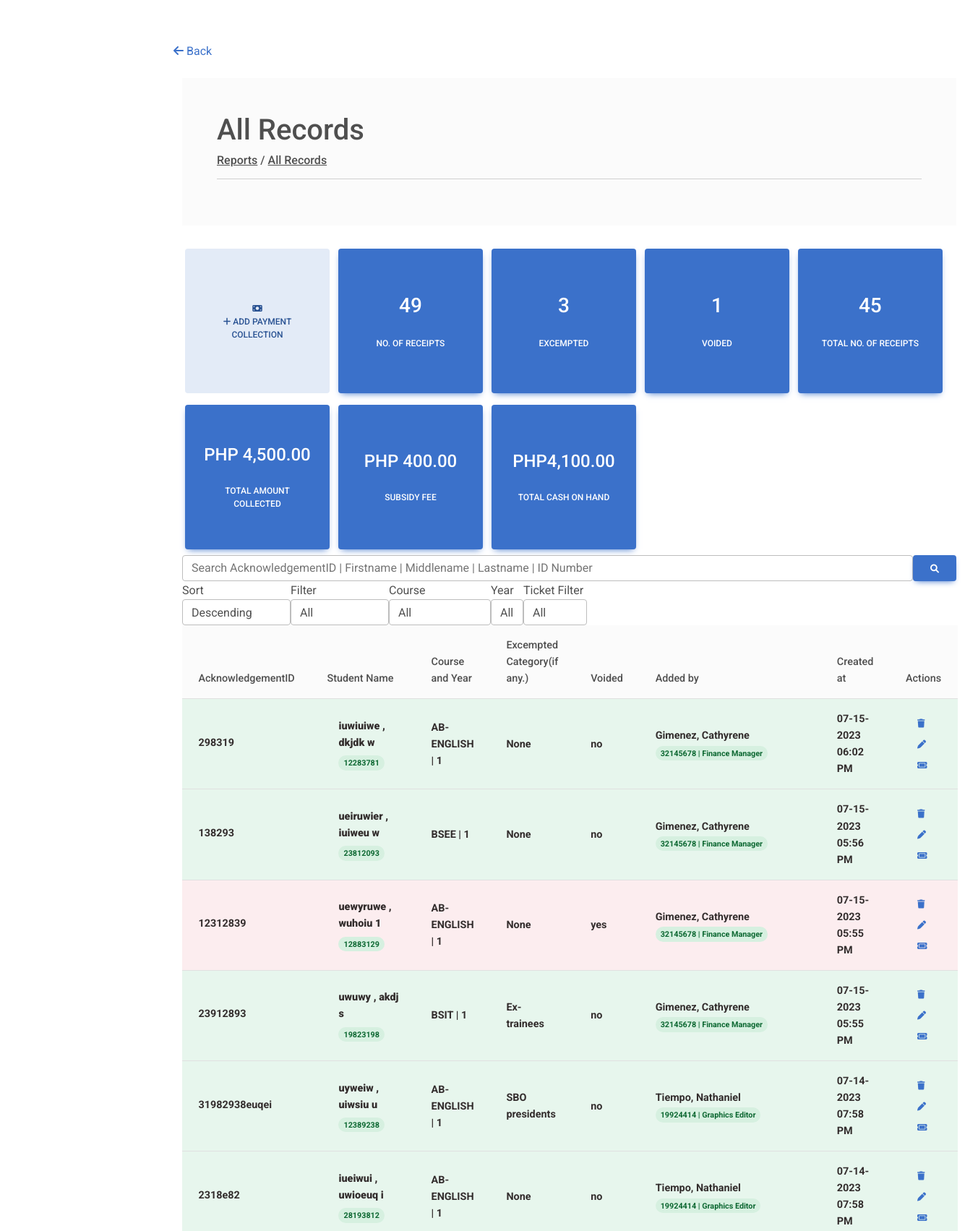
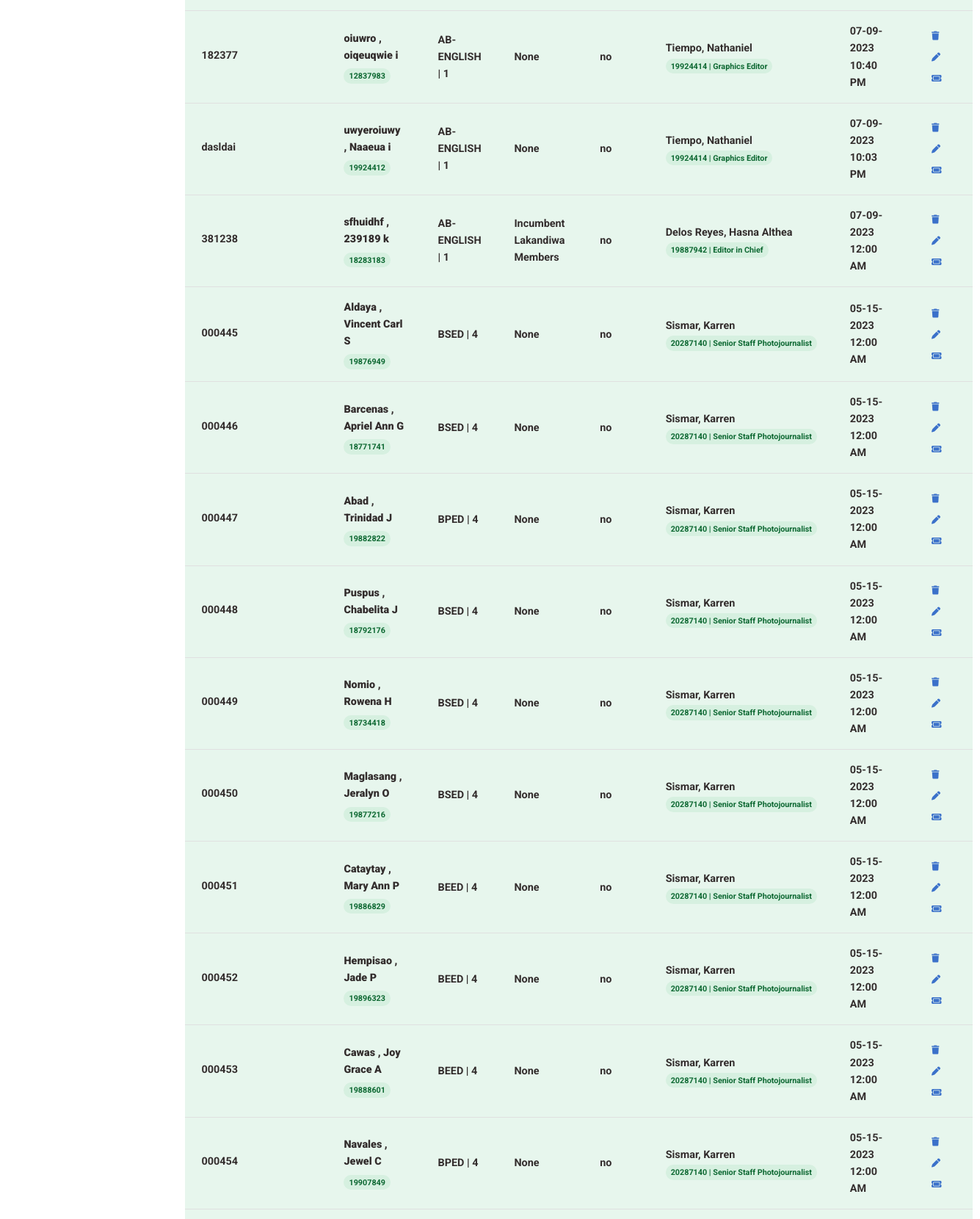
/allreports (signed in, upper part), run on the app's committed database (2 pictures, top to bottom).
### models.py (models this page shows, shortened)
class Collection(db.Model):
    acknowledgementID = db.Column(db.String(255), primary_key = True, unique = True)
    id_number = db.Column(db.String(8), nullable = True)
    student_firstname = db.Column(db.String(255), nullable = True)
    student_middlename = db.Column(db.String(255), nullable = True)
    student_lastname = db.Column(db.String(255), nullable = True)
    course = db.Column(db.String(55), nullable = False)
    year = db.Column(db.Integer, nullable = True)
    excempted_category = db.Column(db.String(55), nullable=True)
    member_id = db.Column(db.String(8), db.ForeignKey('user.id'), nullable=False)
    collection_value = db.Column(db.Numeric(precision=10, scale=2), db.ForeignKey('collection_value.collection_value'), nullable = True)
    voided = db.Column(db.String(12), nullable=False)
    created_at = db.Column(db.DateTime, nullable = False)

class User(db.Model):
    id = db.Column(db.String(8), primary_key = True)
    firstname = db.Column(db.String(100), nullable=False)
    lastname = db.Column(db.String(100), nullable=False)
    password = db.Column(db.String(255), nullable=False)
    position = db.Column(db.String(255), nullable=False)
    status = db.Column(db.String(30), nullable=False)
    collection = db.relationship('Collection', backref='user', lazy=True)
    subsidies_as_member = db.relationship('Subsidy', foreign_keys='Subsidy.member_id', backref='member' ,lazy=True)
    subsidies_as_signer = db.relationship('Subsidy', foreign_keys='Subsidy.signed_by' ,backref='signer' ,lazy=True)

### app.py (the view)
@app.route('/allreports')
def allreports():
    if "position" not in session:
        return redirect(url_for('index', message="Login first"))
    if session["position"] == "Admin":
        return redirect(url_for('users', message="Invalid page"))
    title = "All Records"
    message = request.args.get('message')
    search_query = None
    sort_filter = None
    student_filter = None
    excempted_filter = None
    course_filter = None
    year_filter = None
    void_filter = None
    search_query = request.args.get('search_query')
    sort_filter = request.args.get('sort_filter')
    student_filter = request.args.get('student_filter')
    excempted_filter = request.args.get('excempted_filter')
    course_filter = request.args.get('course_filter')
    year_filter = request.args.get('year_filter')
    void_filter = request.args.get('void_filter')
    if not sort_filter:
        sort_filter = 'desc'
    if not student_filter:
        student_filter = 'all'
    if not excempted_filter:
        excempted_filter = None
    if not course_filter:
        course_filter = 'all'
    if not year_filter:
        year_filter = 'all'
    if not void_filter:
        void_filter = 'all'
    if not search_query:
        search_query = ''
    current_datetime = datetime.datetime.now()
    collections = db.session.query(
        Collection.acknowledgementID,
        Collection.id_number,
        Collection.student_firstname,
        Collection.student_middlename,
        Collection.student_lastname,
        Collection.course,
        Collection.year,
        Collection.excempted_category,
        User.id,
        User.firstname,
        User.lastname,
        User.position,
        Collection.collection_value,
        Collection.voided,
        Collection.created_at
    ).join(User, User.id == Collection.member_id).filter(
        and_(
            or_(
                Collection.acknowledgementID.ilike(f"%{search_query}%"),
                Collection.id_number.ilike(f"%{search_query}%"),
                Collection.student_firstname.ilike(f"%{search_query}%"),
                Collection.student_middlename.ilike(f"%{search_query}%"),
                Collection.student_lastname.ilike(f"%{search_query}%")
            )
        ),
        or_(
            Collection.excempted_category.isnot(
                None) if student_filter == 'excempted' and excempted_filter == 'all' else None,
            Collection.excempted_category.is_(
                excempted_filter) if student_filter == 'excempted' and excempted_filter != 'all' else None,
            Collection.excempted_category.is_(
                None) if student_filter == 'not_excempted' else None,
            Collection.excempted_category.is_(
                None) if student_filter == 'all' else None,
            Collection.excempted_category.isnot(
                None) if student_filter == 'all' else None,
        ),
        or_(
            Collection.course.is_(
                course_filter) if course_filter != 'all' else None,
            Collection.course.isnot(None) if course_filter == 'all' else None,
        ),
        or_(
            Collection.year.is_(year_filter) if year_filter != 'all' else None,
            Collection.year.isnot(None) if year_filter == 'all' else None,
        ),
        or_(
            Collection.voided.is_(
                void_filter) if void_filter != 'all' else None,
            Collection.voided.isnot(None) if void_filter == 'all' else None,
        )
    ).order_by(Collection.created_at.desc() if sort_filter == 'desc' else Collection.created_at).all()
    total_receipts = db.session.query(
        func.count()).select_from(Collection).scalar()
    total_exempted = db.session.query(func.count()).select_from(Collection).filter(
        and_(Collection.excempted_category.isnot(None), Collection.voided.is_('no'))).scalar()
    total_voided = db.session.query(func.count()).select_from(
        Collection).filter(and_(Collection.voided.is_('yes'))).scalar()
    total_number_of_receipts = db.session.query(func.count()).select_from(Collection).filter(
        and_(Collection.excempted_category.is_(None), Collection.voided.is_('no'))).scalar()
    total_subsidy = 0
    total_amount_to_be_collected = db.session.query(func.coalesce(func.sum(Collection.collection_value),0)).filter(
        and_(Collection.excempted_category.is_(None), Collection.voided.is_('no'))).scalar()
    total_cash_on_hand = total_amount_to_be_collected
    authorized_member = db.session.query(
        Subsidy.subsidy_id,
        User.id,
        User.firstname,
        User.lastname,
        User.position,
        Subsidy.start_date,
        Subsidy.clocked_start_date,
        Subsidy.clocked_end_date,
        Subsidy.rendered_hours,
        Subsidy.end_date,
        Subsidy.subsidy_value,
        Subsidy.signed_by
    ).join(User, User.id == Subsidy.member_id).all()
    for each in authorized_member:
        if each.signed_by is not None:
            if total_cash_on_hand is None:
                total_cash_on_hand = 0
            if total_cash_on_hand >= each.subsidy_value and total_cash_on_hand is not None and each.subsidy_value is not None:
                total_cash_on_hand = total_cash_on_hand - each.subsidy_value
            total_subsidy = total_subsidy + each.subsidy_value
    members = User.query.all()
    return render_template('allreports.html', title=title, course=environment.course,  collections=collections, message=message, total_receipts=total_receipts, total_excempted=total_exempted, total_number_of_receipts=total_number_of_receipts, total_amount_to_be_collected=total_amount_to_be_collected, total_cash_on_hand=total_cash_on_hand, authorized_member=authorized_member, total_subsidy=total_subsidy,
                           search_query=search_query, sort_filter=sort_filter, student_filter=student_filter, excempted_filter=excempted_filter, course_filter=course_filter, year_filter=year_filter, void_filter=void_filter, members=members, total_voided=total_voided,
                           exempted=environment.exempted, current_datetime=current_datetime)

### templates/allreports.html (shortened to what this page needs)
{% extends 'base.html'%}
{% block body %}
<main style="margin-top: 58px">
   <a href="/reports"><i class="fa-solid fa-arrow-left"></i> Back</a>
    <div class="container pt-4">
        <section class="mb-4">
            <div class="p-5 bg-light mb-4">
                <h1 class=""> All Records</h1>
                <nav class="d-flex">
                <h6 class="mb-0">
                    <a href="/reports" class="text-reset"><u>Reports</u></a>
                    <span>/</span>
                    <a href="/allreports" class="text-reset"> <u>All Records</u></a>
                </h6>
                </nav>
                <hr>
            </div>
            <button type="button" class="btn btn-secondary home-button mt-2 mb-2 ms-1 me-1" data-bs-toggle="modal"
            data-bs-target="#addCollectionModal" data-bs-whatever="@mdo"><i
                class="fa-sharp fa-solid fa-money-bill"></i>
            <br> <i class="fa fa-plus" aria-hidden="true"></i> Add Payment Collection</button>
            <button type="button" class="btn btn-primary home-button mt-2 mb-2 ms-1 me-1" >
                <h3>{{total_receipts}}</h3>
            <br> No. of Receipts</button>
            <button type="button" class="btn btn-primary home-button mt-2 mb-2 ms-1 me-1" >
               <h3>{{total_excempted}}</h3>
                <br>
                Excempted
            </button>
            <button type="button" class="btn btn-primary home-button mt-2 mb-2 ms-1 me-1" >
                <h3>{{total_voided}}</h3>
                 <br>
                 Voided
             </button>
            <button type="button" class="btn btn-primary home-button mt-2 mb-2 ms-1 me-1" >
                <h3>{{total_number_of_receipts}} </h3>
                <br>
              Total No. of Receipts
            </button>
            <button type="button" class="btn btn-primary home-button mt-2 mb-2 ms-1 me-1" >
                <h4>Php {{total_amount_to_be_collected | format_currency}} </h4>
                <br>
              Total Amount Collected
            </button>
            <button type="button" class="btn btn-primary home-button mt-2 mb-2 ms-1 me-1" >
                <h4>PHP {{total_subsidy | format_currency}} </h4> <br>
              Subsidy Fee
            </button>
            <button type="button" class="btn btn-primary home-button mt-2 mb-2 ms-1 me-1" >
                <h4>Php{{total_cash_on_hand | format_currency }} </h4>
                <br>
             Total Cash on Hand
            </button>
            <div class="flexer">
                <input type="text" class="form-control" id="search_query" placeholder="Search AcknowledgementID | Firstname | Middlename | Lastname | ID Number"  {% if search_query is defined and search_query is not none %}value="{{search_query}}" {%endif %}>
                <button  class="btn btn-primary" onclick="refreshPage()"><i
                        class="fa-sharp fa-solid fa-magnifying-glass" ></i></button>
            </div>
            <div class="flexer">
                <div>
                    <label for="sort">Sort</label><br>
                    <select class="form-control" id="sort_filter" style="width:150px;">
                        <option value="desc" {% if sort_filter == 'desc'%} selected{%endif%} >Descending</option>
                    </select>
                </div>
                <br>
                <div>
                    <label for="student_filter">Filter</label> <br>
                    <select class="form-control" id="student_filter">
                        <option value="all"  {% if student_filter == 'all' %}selected{%endif%}>All</option>
                    </select>
                </div>
                <div>
                    <label for="course_filter">Course</label> <br>
                    <select class="form-control" id="course_filter">
                        <option value="all" {% if course_filter == 'all' %}selected{%endif%}>All</option>
                    </select>
                </div>
                <div>
                    <label for="year_filter">Year</label> <br>
                    <select class="form-control" id="year_filter">
                        <option value="all"  {% if year_filter == 'all' %}selected{%endif%}>All</option>
                    </select>
                </div>
                <div>
                    <label for="void_filter">Ticket Filter</label> <br>
                    <select class="form-control" id="void_filter">
                        <option value="all" {% if void_filter == 'all' %}selected{%endif%} >All</option>
                    </select>
                </div>
            </div>
            <table class="table align-middle mb-0 bg-white">
                <thead class="bg-light">
                    <tr>
                        <th>AcknowledgementID</th>
                        <th>Student Name</th>
                        <th>Course and Year</th>
                        <th>Excempted Category(if any.)</th>
                        <th>Voided</th>
                        <th>Added by</th>
                        <th>Created at</th>
                        <th>Actions</th>
                    </tr>
                </thead>
                <tbody>
                    {% for collection in collections %}
                    <tr {% if collection.voided == 'no' %}class="bg-success p-2 text-dark bg-opacity-10"{% else %}class="bg-danger p-2 text-dark bg-opacity-10"{%endif %}>
                        <td>
                            <p class="fw-normal mb-1"> <b>{{collection.acknowledgementID}} </b></p>
                        </td>
                        <td>
                            <div class="d-flex align-items-center">
                                <div class="ms-3">
                                    <p class="fw-bold mb-1"> <b>{% if collection.student_lastname is defined and collection.student_lastname is not none %}{{collection.student_lastname}} {% endif %},
                                            {% if collection.student_firstname is defined and collection.student_firstname is not none %}{{collection.student_firstname}} {% endif %} {% if collection.student_middlename is defined and collection.student_middlename is not none %} {{collection.student_middlename |
                                            first}} {% endif %}</b></p>
                                    <p class="badge badge-success rounded-pill d-inline">{{collection.id_number}}</p>
                                </div>
                            </div>
                        </td>
                        <td>
                            <span><b>{{collection.course}} | {{collection.year}}</b></span>
                        </td>
                        <td><b>{{collection.excempted_category}}</b></td>
                        <td><b>{{collection.voided}}</b></td>
                        <td><b>{{collection.lastname}}, {{collection.firstname}} {{collection.middlename | first}}</b>
                            <p class="badge badge-success rounded-pill d-inline">{{collection.id}} |
                                {{collection.position}}</p>
                        </td>
                        <td><b>{{collection.created_at | format_datetime}}</b></td>
                        <td>
                            <button type="button" class="btn btn-link btn-sm btn-rounded" data-bs-toggle="modal"
                                data-bs-target="#confirmDeleteCollectionModal"
                                onclick="setDeleteCollectionModal('{{collection.acknowledgementID}}')">
                                <i class="fa-solid fa-trash"></i>
                            </button>
                            <button type="button" class="btn btn-link btn-sm btn-rounded" data-bs-toggle="modal"
                                data-bs-target="#editCollectionModal"
                                onclick="setEditCollectionModal('{{collection.acknowledgementID}}','{{collection.id_number}}','{{collection.student_firstname}}','{{collection.student_middlename}}','{{collection.student_lastname}}','{{collection.course}}','{{collection.year}}','{{collection.excempted_category}}')">
                                <i class="fa-solid fa-pen"></i>
                            </button>
                            <button type="button" class="btn btn-link btn-sm btn-rounded" data-bs-toggle="modal"
                                data-bs-target="#voidTicketModal"
                                onclick="setVoidTicketModal('{{collection.acknowledgementID}}')">
                                <i class="fa-solid fa-ticket"></i>
                            </button>
                        </td>
                    </tr>
                    {% endfor %}
                </tbody>
            </table>
        </section>
    </div>
</main>
{% endblock %}

### data on the page
Collection: acknowledgementID "298319", student_lastname "iuwiuiwe", student_firstname "dkjdk", student_middlename|first "w", id_number "12283781", course "AB-ENGLISH", year "1", excempted_category "None", voided "no", lastname "Gimenez", firstname "Cathyrene", id "32145678", position "Finance Manager", created_at "07-15-2023 06:02 PM"
Collection: acknowledgementID "138293", student_lastname "ueiruwier", student_firstname "iuiweu", student_middlename|first "w", id_number "23812093", course "BSEE", year "1", excempted_category "None", voided "no", lastname "Gimenez", firstname "Cathyrene", id "32145678", position "Finance Manager", created_at "07-15-2023 05:56 PM"
Collection: acknowledgementID "12312839", student_lastname "uewyruwe", student_firstname "wuhoiu", student_middlename|first "1", id_number "12883129", course "AB-ENGLISH", year "1", excempted_category "None", voided "yes", lastname "Gimenez", firstname "Cathyrene", id "32145678", position "Finance Manager", created_at "07-15-2023 05:55 PM"
Collection: acknowledgementID "23912893", student_lastname "uwuwy", student_firstname "akdj", student_middlename|first "s", id_number "19823198", course "BSIT", year "1", excempted_category "Ex-trainees", voided "no", lastname "Gimenez", firstname "Cathyrene", id "32145678", position "Finance Manager", created_at "07-15-2023 05:55 PM"
Collection: acknowledgementID "31982938euqei", student_lastname "uyweiw", student_firstname "uiwsiu", student_middlename|first "u", id_number "12389238", course "AB-ENGLISH", year "1", excempted_category "SBO presidents", voided "no", lastname "Tiempo", firstname "Nathaniel", id "19924414", position "Graphics Editor", created_at "07-14-2023 07:58 PM"
Collection: acknowledgementID "2318e82", student_lastname "iueiwui", student_firstname "uwioeuq", student_middlename|first "i", id_number "28193812", course "AB-ENGLISH", year "1", excempted_category "None", voided "no", lastname "Tiempo", firstname "Nathaniel", id "19924414", position "Graphics Editor", created_at "07-14-2023 07:58 PM"
Collection: acknowledgementID "182377", student_lastname "oiuwro", student_firstname "oiqeuqwie", student_middlename|first "i", id_number "12837983", course "AB-ENGLISH", year "1", excempted_category "None", voided "no", lastname "Tiempo", firstname "Nathaniel", id "19924414", position "Graphics Editor", created_at "07-09-2023 10:40 PM"
Collection: acknowledgementID "dasldai", student_lastname "uwyeroiuwy", student_firstname "Naaeua", student_middlename|first "i", id_number "19924412", course "AB-ENGLISH", year "1", excempted_category "None", voided "no", lastname "Tiempo", firstname "Nathaniel", id "19924414", position "Graphics Editor", created_at "07-09-2023 10:03 PM"
Collection: acknowledgementID "381238", student_lastname "sfhuidhf", student_firstname "239189", student_middlename|first "k", id_number "18283183", course "AB-ENGLISH", year "1", excempted_category "Incumbent Lakandiwa Members", voided "no", lastname "Delos Reyes", firstname "Hasna Althea", id "19887942", position "Editor in Chief", created_at "07-09-2023 12:00 AM"
Collection: acknowledgementID "000445", student_lastname "Aldaya", student_firstname "Vincent Carl", student_middlename|first "S", id_number "19876949", course "BSED", year "4", excempted_category "None", voided "no", lastname "Sismar", firstname "Karren", id "20287140", position "Senior Staff Photojournalist", created_at "05-15-2023 12:00 AM"
Collection: acknowledgementID "000446", student_lastname "Barcenas", student_firstname "Apriel Ann", student_middlename|first "G", id_number "18771741", course "BSED", year "4", excempted_category "None", voided "no", lastname "Sismar", firstname "Karren", id "20287140", position "Senior Staff Photojournalist", created_at "05-15-2023 12:00 AM"
Collection: acknowledgementID "000447", student_lastname "Abad", student_firstname "Trinidad", student_middlename|first "J", id_number "19882822", course "BPED", year "4", excempted_category "None", voided "no", lastname "Sismar", firstname "Karren", id "20287140", position "Senior Staff Photojournalist", created_at "05-15-2023 12:00 AM"
Collection: acknowledgementID "000448", student_lastname "Puspus", student_firstname "Chabelita", student_middlename|first "J", id_number "18792176", course "BSED", year "4", excempted_category "None", voided "no", lastname "Sismar", firstname "Karren", id "20287140", position "Senior Staff Photojournalist", created_at "05-15-2023 12:00 AM"
Collection: acknowledgementID "000449", student_lastname "Nomio", student_firstname "Rowena", student_middlename|first "H", id_number "18734418", course "BSED", year "4", excempted_category "None", voided "no", lastname "Sismar", firstname "Karren", id "20287140", position "Senior Staff Photojournalist", created_at "05-15-2023 12:00 AM"
Collection: acknowledgementID "000450", student_lastname "Maglasang", student_firstname "Jeralyn", student_middlename|first "O", id_number "19877216", course "BSED", year "4", excempted_category "None", voided "no", lastname "Sismar", firstname "Karren", id "20287140", position "Senior Staff Photojournalist", created_at "05-15-2023 12:00 AM"
Collection: acknowledgementID "000451", student_lastname "Cataytay", student_firstname "Mary Ann", student_middlename|first "P", id_number "19886829", course "BEED", year "4", excempted_category "None", voided "no", lastname "Sismar", firstname "Karren", id "20287140", position "Senior Staff Photojournalist", created_at "05-15-2023 12:00 AM"
Collection: acknowledgementID "000452", student_lastname "Hempisao", student_firstname "Jade", student_middlename|first "P", id_number "19896323", course "BEED", year "4", excempted_category "None", voided "no", lastname "Sismar", firstname "Karren", id "20287140", position "Senior Staff Photojournalist", created_at "05-15-2023 12:00 AM"
Collection: acknowledgementID "000453", student_lastname "Cawas", student_firstname "Joy Grace", student_middlename|first "A", id_number "19888601", course "BEED", year "4", excempted_category "None", voided "no", lastname "Sismar", firstname "Karren", id "20287140", position "Senior Staff Photojournalist", created_at "05-15-2023 12:00 AM"
Collection: acknowledgementID "000454", student_lastname "Navales", student_firstname "Jewel", student_middlename|first "C", id_number "19907849", course "BPED", year "4", excempted_category "None", voided "no", lastname "Sismar", firstname "Karren", id "20287140", position "Senior Staff Photojournalist", created_at "05-15-2023 12:00 AM"

### other printed values
{{ total_receipts }} "49"
{{ total_excempted }} "3"
{{ total_voided }} "1"
{{ total_number_of_receipts }} "45"
{{ total_amount_to_be_collected | format_currency }} "4,500.00"
{{ total_subsidy | format_currency }} "400.00"
{{ total_cash_on_hand | format_currency }} "4,100.00"
